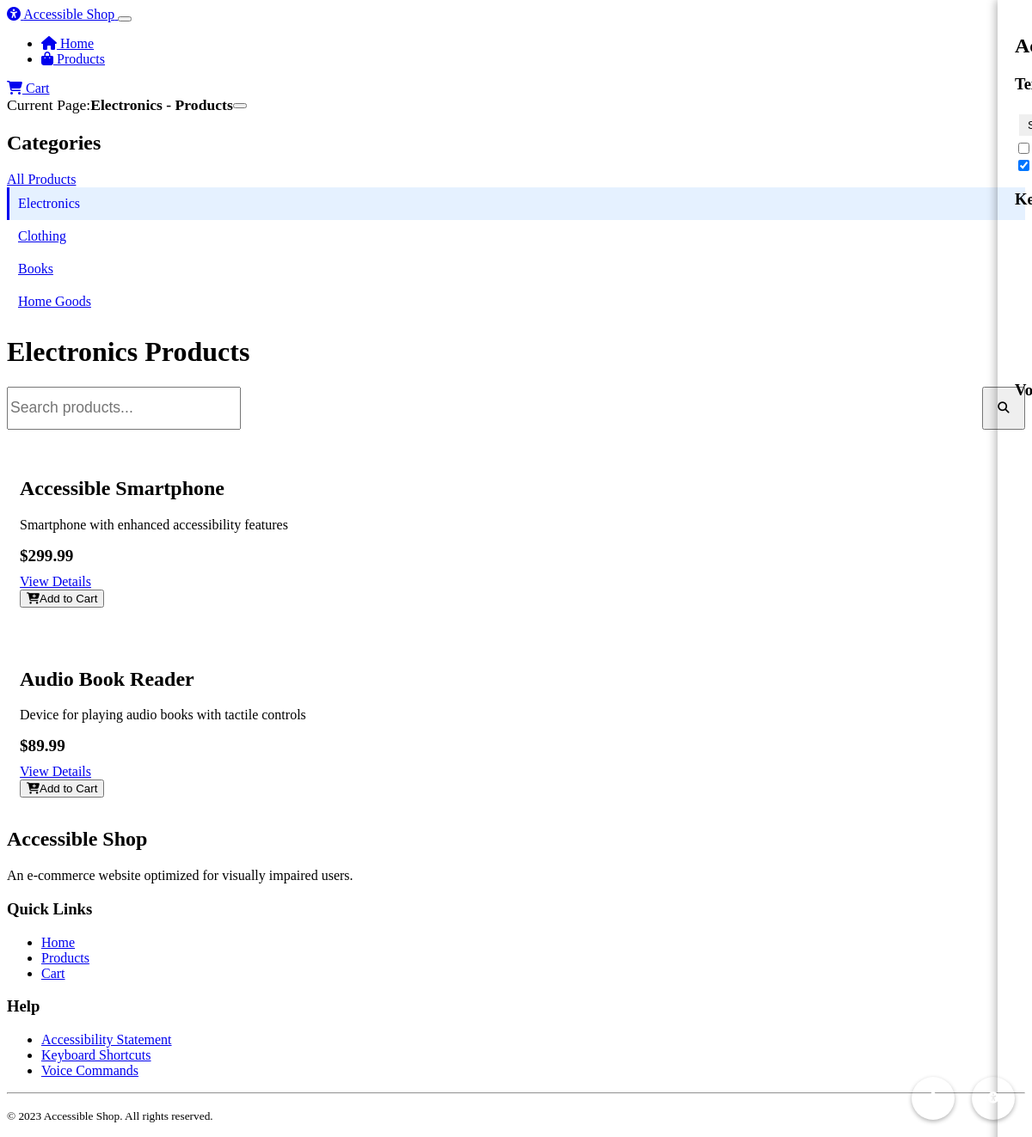
The page /products?category=1 on the database its author committed.
### models.py (models this page shows)
class Category(db.Model):
    id = db.Column(db.Integer, primary_key=True)
    name = db.Column(db.String(64), nullable=False)
    description = db.Column(db.Text)
    products = db.relationship('Product', backref='category', lazy=True)

class Product(db.Model):
    id = db.Column(db.Integer, primary_key=True)
    name = db.Column(db.String(128), nullable=False)
    description = db.Column(db.Text, nullable=False)
    price = db.Column(db.Float, nullable=False)
    category_id = db.Column(db.Integer, db.ForeignKey('category.id'), nullable=False)
    in_stock = db.Column(db.Boolean, default=True)
    audio_description = db.Column(db.Text)

### routes.py (the view)
@app.route('/products')
def products():
    category_id = request.args.get('category', type=int)
    search_query = request.args.get('search', '')
    product_query = Product.query
    if category_id:
        product_query = product_query.filter_by(category_id=category_id)
    if search_query:
        product_query = product_query.filter(Product.name.ilike(f'%{search_query}%') |
                                            Product.description.ilike(f'%{search_query}%'))
    products = product_query.all()
    categories = Category.query.all()
    return render_template('products.html',
                          products=products,
                          categories=categories,
                          current_category=category_id,
                          search_query=search_query)

### routes.py (called while the page is built)
@app.context_processor
def inject_accessibility_settings():
    default_settings = {
        'text_size': 'medium',
        'high_contrast': False,
        'voice_commands': True,
        'audio_feedback': True
    }
    settings = session.get('accessibility', default_settings)
    return {'accessibility': settings}

### templates/products.html (shortened to what this page needs)
{% extends "layout.html" %}
{% block title %}
    {% if current_category %}
        {{ categories|selectattr('id', 'equalto', current_category)|map(attribute='name')|join }} - Products
    {% elif search_query %}
        Search Results for "{{ search_query }}" - Products
    {% else %}
        All Products - Accessible Shop
    {% endif %}
{% endblock %}
{% block content %}
<div class="row">
    <div class="col-md-3 mb-4">
        <div class="card bg-dark category-nav" aria-labelledby="category-heading">
            <div class="card-header">
                <h2 id="category-heading" class="h5 mb-0">Categories</h2>
            </div>
            <div class="list-group list-group-flush">
                <a href="{{ url_for('products') }}" class="list-group-item list-group-item-action bg-dark
                    {% if not current_category %}active{% endif %}"
                    aria-current="{% if not current_category %}true{% endif %}">
                    All Products
                </a>
                {% for category in categories %}
                <a href="{{ url_for('products', category=category.id) }}"
                   class="list-group-item list-group-item-action bg-dark category-link
                   {% if current_category == category.id %}active{% endif %}"
                   aria-current="{% if current_category == category.id %}true{% endif %}"
                   data-category-id="{{ category.id }}">
                    {{ category.name }}
                </a>
                {% endfor %}
            </div>
        </div>
    </div>
    <div class="col-md-9">
        <div class="d-flex justify-content-between align-items-center mb-4">
            <h1>
                {% if current_category %}
                    {{ categories|selectattr('id', 'equalto', current_category)|map(attribute='name')|first }} Products
                {% elif search_query %}
                    Search Results for "{{ search_query }}"
                {% else %}
                    All Products
                {% endif %}
            </h1>
        </div>
        <form class="search-form mb-4" action="{{ url_for('products') }}" method="get" role="search">
            <div class="input-group">
                <input type="search" class="form-control" placeholder="Search products..."
                       aria-label="Search products" name="search" value="{{ search_query }}">
                <button class="btn btn-primary" type="submit" aria-label="Submit search">
                    <i class="fas fa-search" aria-hidden="true"></i>
                </button>
            </div>
        </form>
        {% if products %}
            <div class="row" role="list" aria-label="Product list">
                {% for product in products %}
                <div class="col-md-6 col-lg-4 mb-4" role="listitem">
                    <article class="product-card h-100 shadow-sm" aria-labelledby="product-{{ product.id }}-name">
                        <h2 id="product-{{ product.id }}-name" class="product-name h5">{{ product.name }}</h2>
                        <p class="product-description">{{ product.description }}</p>
                        <p class="product-price" aria-label="Price: {{ "$%.2f"|format(product.price) }}">
                            {{ "$%.2f"|format(product.price) }}
                        </p>
                        <div class="d-grid gap-2">
                            <a href="{{ url_for('product_detail', product_id=product.id) }}"
                               class="btn btn-outline-primary"
                               aria-label="View details of {{ product.name }}">
                                View Details
                            </a>
                            <form action="{{ url_for('add_to_cart') }}" method="post">
                                <button type="submit" class="btn btn-primary w-100 add-to-cart-button"
                                        aria-label="Add {{ product.name }} to cart">
                                    <i class="fas fa-cart-plus me-2" aria-hidden="true"></i>Add to Cart
                                </button>
                            </form>
                        </div>
                    </article>
                </div>
                {% endfor %}
            </div>
        {% endif %}
    </div>
</div>
{% endblock %}

### static/css/custom.css (style rules this page uses)
:root { --focus-outline-color: #0078d7; --focus-outline-width: 3px; --announcement-delay: 0.3s; }
body.text-medium { font-size: 16px !important; }
.product-card { border: 1px solid var(--bs-border-color); border-radius: 0.25rem; padding: 15px; margin-bottom: 20px; transition: transform 0.2s, box-shadow 0.2s; }
.product-price { font-size: 1.2rem; font-weight: bold; margin: 10px 0; }
.category-nav { margin-bottom: 20px; }
.category-link { display: block; padding: 10px; border-left: 3px solid transparent; transition: background-color 0.2s, border-color 0.2s; }
.category-link:hover, .category-link:focus, .category-link.active { background-color: rgba(0, 123, 255, 0.1); border-left-color: var(--bs-primary); text-decoration: none; }
.search-form { margin-bottom: 20px; position: relative; }
.search-form .form-control { padding-right: 40px; height: 50px; font-size: 1.1rem; }
.search-form .btn { position: absolute; right: 0; top: 0; height: 50px; width: 50px; }

### rows shown on the page
Category: name "Electronics"
Category: name "Clothing"
Category: name "Books"
Category: name "Home Goods"
Product: name "Accessible Smartphone", description "Smartphone with enhanced accessibility features", price "$299.99"
Product: name "Audio Book Reader", description "Device for playing audio books with tactile controls", price "$89.99"
